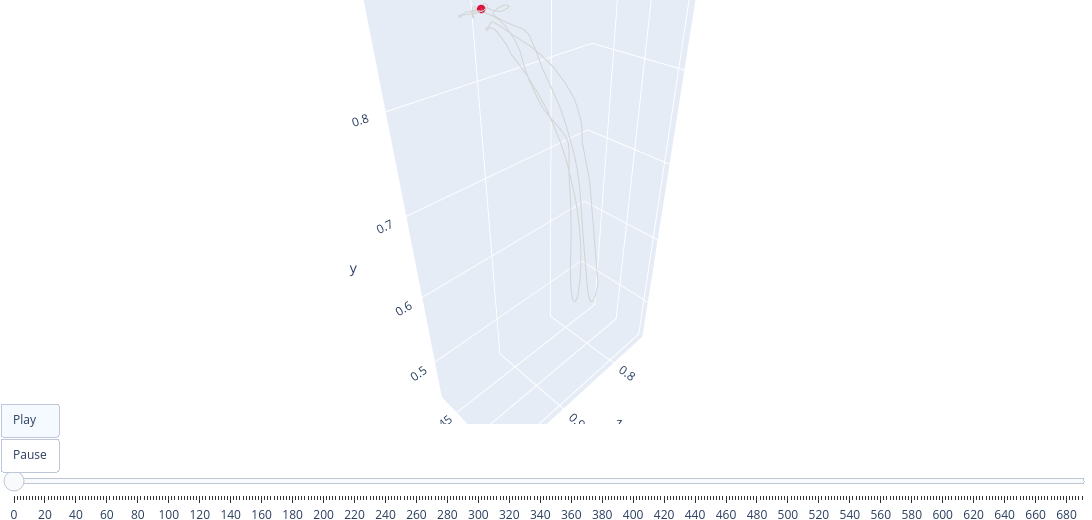

Here is the notebook cell this chart was saved with:
### Code cell
full_plot = go.Scatter3d(
    x=positions[:, 0],
    y=positions[:, 1],
    z=positions[:, 2],
    mode="lines",
    line=dict(width=2, color="lightgray"),
    name="full path",
)

fig = go.Figure(data=[full_plot, *trail_head(0)])
fig.frames = [go.Frame(data=trail_head(f), traces=[1, 2], name=str(f)) for f in fidx]

fig.update_layout(
    scene=dict(
        aspectmode="data",
        xaxis=dict(range=[lo[0] - pad, hi[0] + pad]),
        yaxis=dict(range=[lo[1] - pad, hi[1] + pad]),
        zaxis=dict(range=[lo[2] - pad, hi[2] + pad]),
    ),
    scene_camera=dict(up=dict(x=0, y=1, z=0)),
    width=1200, height=520, margin=dict(l=0, r=0, t=0, b=0),
    showlegend=False,
    updatemenus=[
        dict(
            type="buttons",
            x=0.05,
            y=0.05,
            buttons=[
                dict(
                    label="Play",
                    method="animate",
                    args=[
                        None,
                        dict(frame=dict(duration=33, redraw=True), fromcurrent=True),
                    ],
                ),
                dict(
                    label="Pause",
                    method="animate",
                    args=[
                        [None],
                        dict(frame=dict(duration=0, redraw=False), mode="immediate"),
                    ],
                ),
            ],
        )
    ],
    sliders=[
        dict(
            steps=[
                dict(
                    method="animate",
                    label=str(f),
                    args=[
                        [str(f)],
                        dict(frame=dict(duration=0, redraw=True), mode="immediate"),
                    ],
                )
                for f in fidx
            ]
        )
    ],
)

fig.show()
